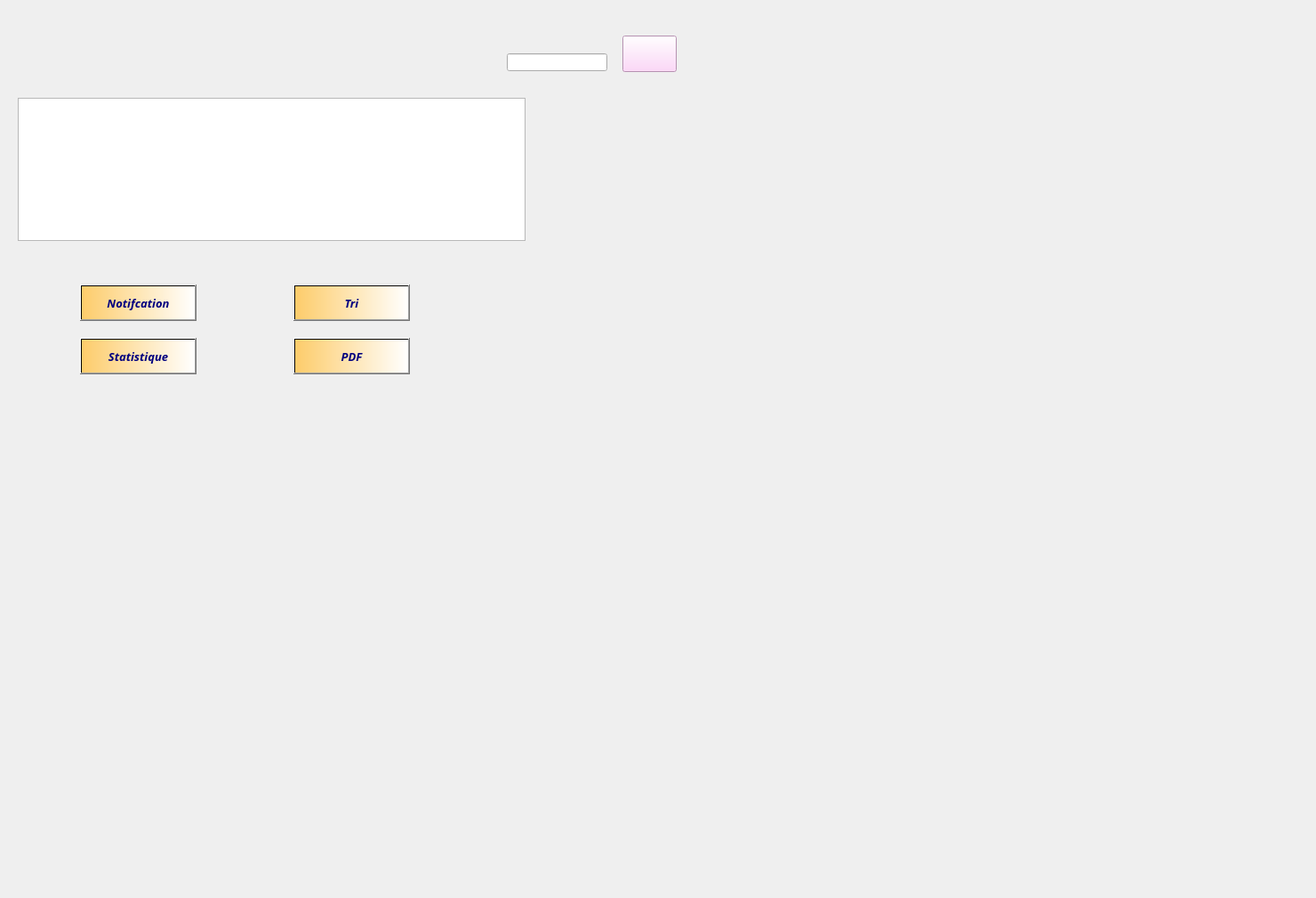
     <widget class="QWidget" name="tab_24">
      <attribute name="title">
       <string>Afficher</string>
      </attribute>
      <widget class="QLabel" name="label_29">
       <property name="geometry">
        <rect>
         <x>-310</x>
         <y>-100</y>
         <width>1471</width>
         <height>1001</height>
        </rect>
       </property>
       <property name="text">
        <string/>
       </property>
       <property name="pixmap">
        <pixmap>../../../../images_projets/muffins-5271450_1920.jpg</pixmap>
       </property>
      </widget>
      <widget class="QTableView" name="tableView_5">
       <property name="geometry">
        <rect>
         <x>20</x>
         <y>110</y>
         <width>571</width>
         <height>161</height>
        </rect>
       </property>
       <property name="styleSheet">
        <string notr="true">color: rgb(0, 0, 127);</string>
       </property>
       <attribute name="horizontalHeaderDefaultSectionSize">
        <number>140</number>
       </attribute>
      </widget>
      <widget class="QPushButton" name="pushButton_triCa_3">
       <property name="geometry">
        <rect>
         <x>330</x>
         <y>320</y>
         <width>131</width>
         <height>41</height>
        </rect>
       </property>
       <property name="font">
        <font>
         <family>Lucida Calligraphy</family>
         <pointsize>10</pointsize>
         <weight>75</weight>
         <italic>true</italic>
         <bold>true</bold>
         <underline>false</underline>
         <strikeout>false</strikeout>
        </font>
       </property>
       <property name="styleSheet">
        <string notr="true">background-color: qlineargradient(spread:pad, x1:0, y1:0, x2:1, y2:0, stop:0 rgba(253, 204, 106, 255), stop:1 rgba(255, 255, 255, 255));
color: rgb(0, 0, 127);
</string>
       </property>
       <property name="text">
        <string>Tri</string>
       </property>
       <property name="icon">
        <iconset>
         <normaloff>../../../../images_projets/tri_91.png</normaloff>../../../../images_projets/tri_91.png</iconset>
       </property>
       <property name="iconSize">
        <size>
         <width>30</width>
         <height>50</height>
        </size>
       </property>
       <property name="checkable">
        <bool>false</bool>
       </property>
       <property name="autoRepeatDelay">
        <number>303</number>
       </property>
      </widget>
      <widget class="QPushButton" name="pushButton_statCa_3">
       <property name="geometry">
        <rect>
         <x>90</x>
         <y>380</y>
         <width>131</width>
         <height>41</height>
        </rect>
       </property>
       <property name="font">
        <font>
         <family>Lucida Calligraphy</family>
         <pointsize>10</pointsize>
         <weight>75</weight>
         <italic>true</italic>
         <bold>true</bold>
         <underline>false</underline>
         <strikeout>false</strikeout>
        </font>
       </property>
       <property name="styleSheet">
        <string notr="true">background-color: qlineargradient(spread:pad, x1:0, y1:0, x2:1, y2:0, stop:0 rgba(253, 204, 106, 255), stop:1 rgba(255, 255, 255, 255));
color: rgb(0, 0, 127);
</string>
       </property>
       <property name="text">
        <string>Statistique</string>
       </property>
       <property name="icon">
        <iconset>
         <normaloff>../../../../images_projets/images (5).png</normaloff>../../../../images_projets/images (5).png</iconset>
       </property>
       <property name="iconSize">
        <size>
         <width>30</width>
         <height>50</height>
        </size>
       </property>
       <property name="checkable">
        <bool>false</bool>
       </property>
       <property name="autoRepeatDelay">
        <number>303</number>
       </property>
      </widget>
      <widget class="QPushButton" name="pushButton_rechCa_3">
       <property name="geometry">
        <rect>
         <x>700</x>
         <y>40</y>
         <width>61</width>
         <height>41</height>
        </rect>
       </property>
       <property name="font">
        <font>
         <family>Lucida Calligraphy</family>
         <pointsize>10</pointsize>
         <weight>75</weight>
         <italic>true</italic>
         <bold>true</bold>
         <underline>false</underline>
         <strikeout>false</strikeout>
        </font>
       </property>
       <property name="styleSheet">
        <string notr="true">background-color: rgb(255, 203, 248);</string>
       </property>
       <property name="text">
        <string/>
       </property>
       <property name="icon">
        <iconset>
         <normaloff>../../../../images_projets/cherc2.png</normaloff>../../../../images_projets/cherc2.png</iconset>
       </property>
       <property name="iconSize">
        <size>
         <width>30</width>
         <height>30</height>
        </size>
       </property>
       <property name="checkable">
        <bool>false</bool>
       </property>
       <property name="autoRepeatDelay">
        <number>303</number>
       </property>
      </widget>
      <widget class="QLineEdit" name="lineEdit_10">
       <property name="geometry">
        <rect>
         <x>570</x>
         <y>60</y>
         <width>113</width>
         <height>20</height>
        </rect>
       </property>
       <property name="styleSheet">
        <string notr="true">color: rgb(0, 0, 127);</string>
       </property>
      </widget>
      <widget class="QPushButton" name="pushButton_notif_2">
       <property name="geometry">
        <rect>
         <x>90</x>
         <y>320</y>
         <width>131</width>
         <height>41</height>
        </rect>
       </property>
       <property name="font">
        <font>
         <family>Lucida Calligraphy</family>
         <pointsize>10</pointsize>
         <weight>75</weight>
         <italic>true</italic>
         <bold>true</bold>
         <underline>false</underline>
         <strikeout>false</strikeout>
        </font>
       </property>
       <property name="styleSheet">
        <string notr="true">background-color: qlineargradient(spread:pad, x1:0, y1:0, x2:1, y2:0, stop:0 rgba(253, 204, 106, 255), stop:1 rgba(255, 255, 255, 255));
color: rgb(0, 0, 127);
</string>
       </property>
       <property name="text">
        <string>Notifcation</string>
       </property>
       <property name="icon">
        <iconset>
         <normaloff>../../../../images_projets/notification.png</normaloff>../../../../images_projets/notification.png</iconset>
       </property>
       <property name="iconSize">
        <size>
         <width>30</width>
         <height>50</height>
        </size>
       </property>
       <property name="checkable">
        <bool>false</bool>
       </property>
       <property name="autoRepeatDelay">
        <number>303</number>
       </property>
      </widget>
      <widget class="QPushButton" name="pushButton_pdf_cadeau">
       <property name="geometry">
        <rect>
         <x>330</x>
         <y>380</y>
         <width>131</width>
         <height>41</height>
        </rect>
       </property>
       <property name="font">
        <font>
         <family>Lucida Calligraphy</family>
         <pointsize>10</pointsize>
         <weight>75</weight>
         <italic>true</italic>
         <bold>true</bold>
         <underline>false</underline>
         <strikeout>false</strikeout>
        </font>
       </property>
       <property name="styleSheet">
        <string notr="true">background-color: qlineargradient(spread:pad, x1:0, y1:0, x2:1, y2:0, stop:0 rgba(253, 204, 106, 255), stop:1 rgba(255, 255, 255, 255));
color: rgb(0, 0, 127);
</string>
       </property>
       <property name="text">
        <string>PDF</string>
       </property>
       <property name="icon">
        <iconset>
         <normaloff>../../../../images_projets/pdf_icone.png</normaloff>../../../../images_projets/pdf_icone.png</iconset>
       </property>
       <property name="iconSize">
        <size>
         <width>30</width>
         <height>50</height>
        </size>
       </property>
       <property name="checkable">
        <bool>false</bool>
       </property>
       <property name="autoRepeatDelay">
        <number>303</number>
       </property>
      </widget>
     </widget>
